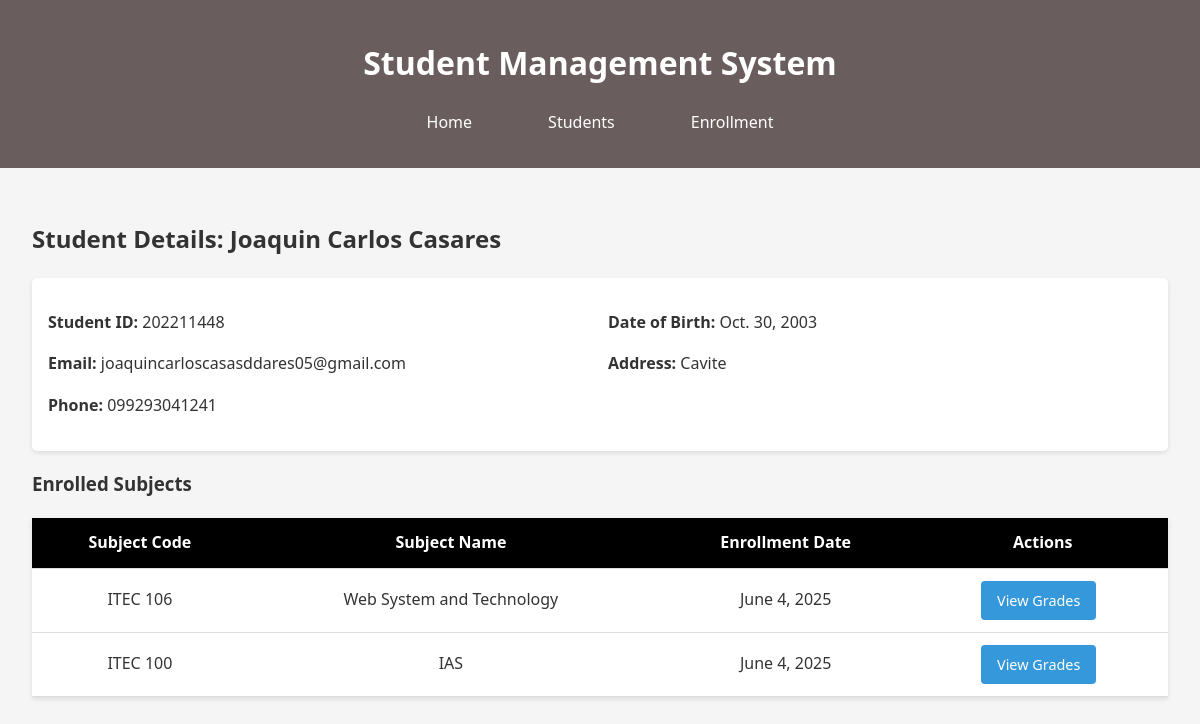
/students/202211448/, run on the app's committed database.
### sms_app/models.py (models this page shows, shortened)
class Student(models.Model):
    student_id = models.CharField(max_length=20, unique=True)
    first_name = models.CharField(max_length=100)
    last_name = models.CharField(max_length=100)
    email = models.EmailField()
    date_of_birth = models.DateField()
    address = models.TextField()
    phone_number = models.CharField(max_length=15)

class Enrollment(models.Model):
    student = models.ForeignKey(Student, on_delete=models.CASCADE)
    subject = models.ForeignKey(Subject, on_delete=models.CASCADE)
    enrollment_date = models.DateField(auto_now_add=True)
    class Meta:
        unique_together = ('student', 'subject')

class Subject(models.Model):
    code = models.CharField(max_length=10, unique=True)
    name = models.CharField(max_length=100)
    description = models.TextField()

### sms_app/views.py (the view)
# urls.py: path('students/<str:student_id>/', views.student_detail, name='student_detail'),
def student_detail(request, student_id):
    student = get_object_or_404(Student, student_id=student_id)
    enrollments = Enrollment.objects.filter(student=student).select_related('subject')
    return render(request, 'students/detail.html', {
        'student': student,
        'enrollments': enrollments
    })

### templates/students/detail.html
{% extends 'base.html' %}
{% block content %}
    <h2>Student Details: {{ student.first_name }} {{ student.last_name }}</h2>
    <div class="student-info">
        <div>
            <p><strong>Student ID:</strong> {{ student.student_id }}</p>
            <p><strong>Email:</strong> {{ student.email }}</p>
            <p><strong>Phone:</strong> {{ student.phone_number }}</p>
        </div>
        <div>
            <p><strong>Date of Birth:</strong> {{ student.date_of_birth }}</p>
            <p><strong>Address:</strong> {{ student.address }}</p>
        </div>
    </div>
    <h3>Enrolled Subjects</h3>
    <table>
        <thead>
            <tr>
                <th>Subject Code</th>
                <th>Subject Name</th>
                <th>Enrollment Date</th>
                <th>Actions</th>
            </tr>
        </thead>
        <tbody>
            {% for enrollment in enrollments %}
            <tr>
                <td>{{ enrollment.subject.code }}</td>
                <td>{{ enrollment.subject.name }}</td>
                <td>{{ enrollment.enrollment_date }}</td>
                <td>
                    <a href="{% url 'grade_list' enrollment.id %}" class="btn">View Grades</a>
                </td>
            </tr>
            {% endfor %}
        </tbody>
    </table>
{% endblock %}

### templates/base.html (shortened to what this page needs)
<!DOCTYPE html>
<html lang="en">
<head>
    <link rel="stylesheet" href="/static/css/sms.css">
</head>
<body>
    <header>
        <h1>Student Management System</h1>
        <nav>
            <ul>
                <li><a href="{% url 'home' %}">Home</a></li>
                <li><a href="{% url 'student_list' %}">Students</a></li>
                <li><a href="{% url 'enrollment_create' %}">Enrollment</a></li>
            </ul>
        </nav>
    </header>
    <main>
        {% block content %}
        {% endblock %}
    </main>
</body>
</html>

### sms_app/static/css/sms.css (style rules this page uses)
body { font-family: 'Segoe UI', Tahoma, Geneva, Verdana, sans-serif; line-height: 1.6; margin: 0; padding: 0; color: #333; background-color: #f5f5f5; }
header { background-color: rgb(105, 93, 93); color: white; padding: 1rem; text-align: center; }
nav ul { list-style: none; padding: 0; display: flex; justify-content: center; gap: 1rem; }
nav a { color: white; text-decoration: none; padding-left: 30px; padding-right: 30px; cursor: pointer; transition: 0.2s; letter-spacing: 0; }
main { padding: 2rem; max-width: 1200px; margin: 0 auto; }
table { width: 100%; border-collapse: collapse; margin: 1rem 0; background: white; box-shadow: 0 2px 5px rgba(0,0,0,0.1); }
th, td { padding: 0.75rem; text-align: center; border-bottom: 1px solid #ddd; }
th { background-color: #000000; color: white; }
.btn { display: inline-block; padding: 0.5rem 1rem; background-color: #3498db; color: white; text-decoration: none; border-radius: 4px; border: none; cursor: pointer; font-size: 0.9rem; margin-right: 0.5rem; }
.student-info { display: grid; grid-template-columns: 1fr 1fr; gap: 1rem; background: white; padding: 1rem; border-radius: 5px; box-shadow: 0 2px 5px rgba(0,0,0,0.1); margin-bottom: 1rem; }

### data on the page
Student: first_name "Joaquin Carlos", last_name "Casares", student_id "202211448", email "joaquincarloscasasddares05@gmail.com", phone_number "099293041241", date_of_birth "Oct. 30, 2003", address "Cavite"
Enrollment: subject.code "ITEC 106", subject.name "Web System and Technology", enrollment_date "June 4, 2025"
Enrollment: subject.code "ITEC 100", subject.name "IAS", enrollment_date "June 4, 2025"
